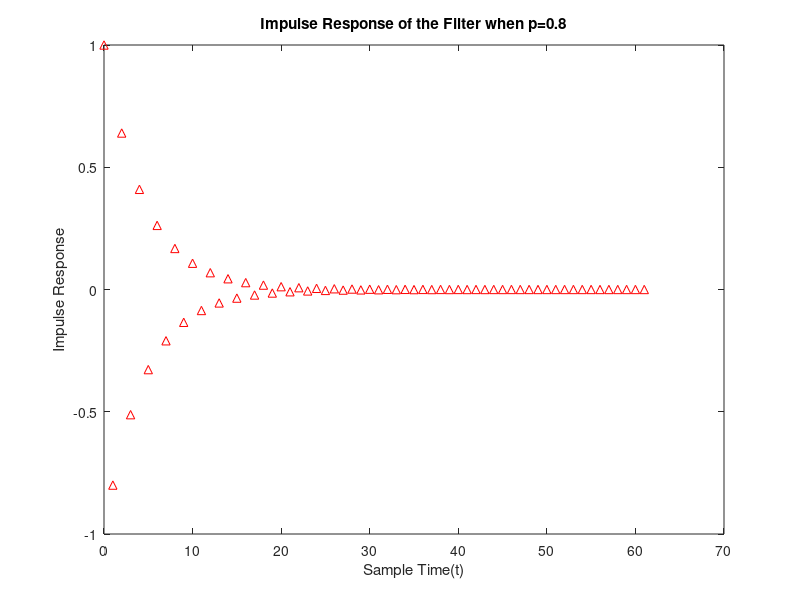

This figure's MATLAB source:
b=[1];
p=0.8;
a=[1,p];

figure();
impz(b,a);
xlabel("Sample Time(t)");
ylabel("Impulse Response");
title("Impulse Response of the Filter when p=0.8");